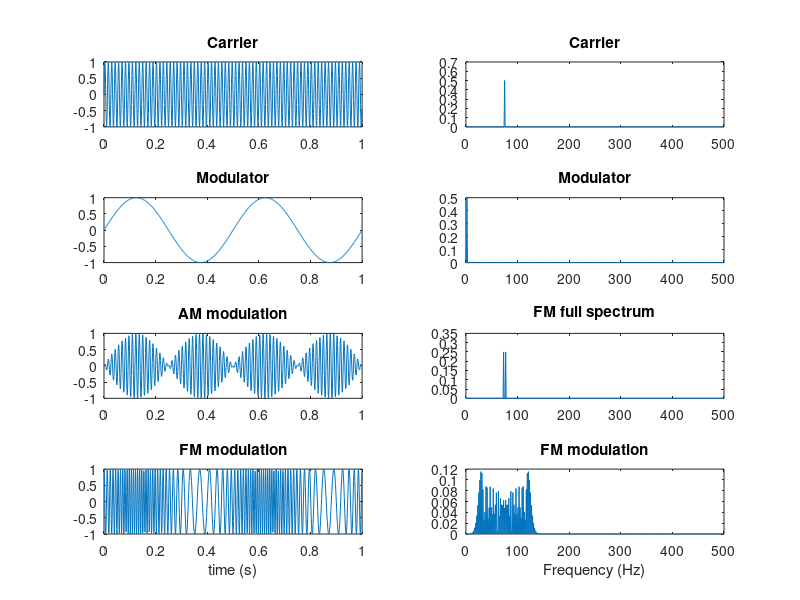

Here is the MATLAB script that generated this plot:
% This file is a Matlab script generates a carrier, modulator, AM, FM
% signals and plots them in time domain as well as frequency domain. It is
% a good basic introduction ecercise  for signal processing. 
%
% This program is free software; you can redistribute it and/or modify
% it under the terms of the GNU General Public License as published by
% the Free Software Foundation; either version 2, or (at your option)
% any later version.
%
% This program is distributed in the hope that it will be useful,
% but WITHOUT ANY WARRANTY; without even the implied warranty of
% MERCHANTABILITY or FITNESS FOR A PARTICULAR PURPOSE.  See the
% GNU General Public License for more details.

 %Time specifications:
Fs = 1000;                             % Sampling Frequency (samples per second)
Ts = 1/Fs;                            % Sampling Period (seconds per sample)

L=1000;                                % Time vector lenght (total samples)
t = [0:L-1]*Ts;                       % Time vector

%Signals                   
Fcarrier = 75; Ac = 1; carrier = Ac * sin(2*pi*Fcarrier*t);
Fmodulator = 2; Am = 1; modulator = Am * sin(2*pi*Fmodulator*t);
                      
%Modulation
AM = carrier.*modulator;

Kf = 50;                                                                         % Modulator sensitivity
F_delta = Kf * Am;                                                               % Peak deviation
FM= Ac * cos(2*pi*(Fcarrier*t+F_delta*cumtrapz(t,modulator)));                  % Realistic model
%FM = Ac * cos(2*pi*Fcarrier*t + F_delta/Fmodulator * sin(2*pi*Fmodulator*t));   % Sinusoidal continuous wave aproximation
%FM = fmmod(modulator,Fcarrier, Fs, F_delta);                                    % Matlab function

%Time domain plots
subplot(4,2,1); plot(t, carrier); title('Carrier');
subplot(4,2,3); plot(t, modulator); title('Modulator');
subplot(4,2,5); plot(t, AM); title('AM modulation');
subplot(4,2,7); plot(t, FM); title('FM modulation');xlabel('time (s)');

%Frequency domain
freq_vector=Fs/L*[0:L/2-1];

%Magnitude of Fourier transform
abs_carrier=abs(fft(carrier)/L);
abs_modulator=abs(fft(modulator)/L);
abs_AM=abs(fft(AM)/L);
abs_FM=abs(fft(FM)/L);

%Positives frequencies discrimination
carrier_spectrum=abs_carrier(1:L/2); 
modulator_spectrum=abs_modulator(1:L/2);
AM_spectrum=abs_AM(1:L/2); 
FM_spectrum=abs_FM(1:L/2);

%Freq domain plotting   
subplot(4,2,2); plot(freq_vector,carrier_spectrum); title('Carrier');
subplot(4,2,4); plot(freq_vector,modulator_spectrum); title('Modulator');
subplot(4,2,6); plot(freq_vector,AM_spectrum); title('FM full spectrum');
subplot(4,2,8); plot(freq_vector,FM_spectrum); title('FM modulation');xlabel('Frequency (Hz)');
